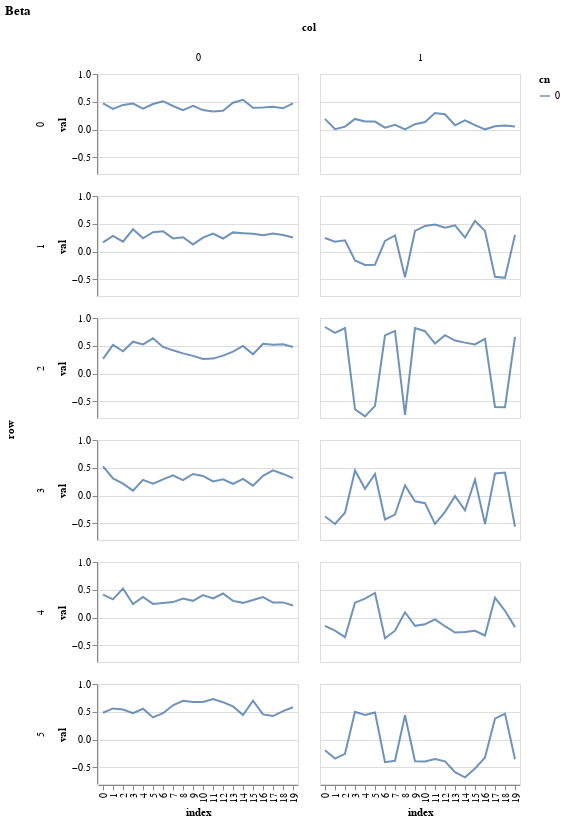

The code cell stored with this chart in its notebook:
### Code cell
c1 = alt.Chart(samples_to_df(ps, 'beta_rot')).mark_line(opacity=0.8).encode(
    alt.X('index:O'),
    alt.Y('val'),
    alt.Color('cn:N'),
    row = 'row:O',
    column= 'col:O'
).properties(width = 200, height=100, title='Beta') 

c1.interactive()

### Figure 1 — Vega-Lite specification as saved in the notebook (floating-point values rounded to 4 significant figures; data arrays with more than 128 entries replaced by an {"elided": "..."} marker saying what was removed)
{"config": {"view": {"continuousWidth": 400, "continuousHeight": 300}}, "data": {"name": "data-ba344fcd0d1957943a099872bfe6040e"}, "mark": {"type": "line", "opacity": 0.8}, "encoding": {"color": {"type": "nominal", "field": "cn"}, "column": {"type": "ordinal", "field": "col"}, "row": {"type": "ordinal", "field": "row"}, "x": {"type": "ordinal", "field": "index"}, "y": {"type": "quantitative", "field": "val"}}, "height": 100, "selection": {"selector001": {"type": "interval", "bind": "scales", "encodings": ["x", "y"]}}, "title": "Beta", "width": 200, "$schema": "https://vega.github.io/schema/vega-lite/v4.8.1.json", "datasets": {"data-ba344fcd0d1957943a099872bfe6040e": {"elided": "240 records"}}}
